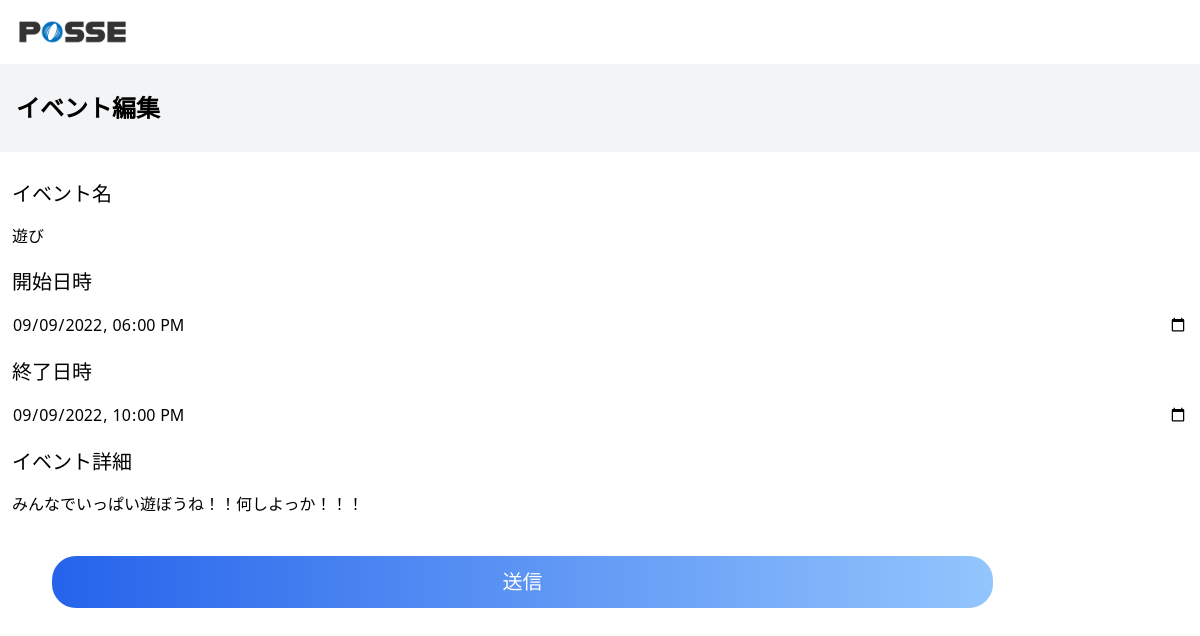
/event_edit.php?id=4, run on the app's committed database.
### tables this page shows
CREATE TABLE events (
  id INT AUTO_INCREMENT NOT NULL PRIMARY KEY,
  name VARCHAR(10) NOT NULL,
  start_at DATETIME NOT NULL,
  end_at DATETIME NOT NULL,
  detail TEXT,
  created_at DATETIME DEFAULT CURRENT_TIMESTAMP,
  updated_at DATETIME DEFAULT CURRENT_TIMESTAMP ON UPDATE CURRENT_TIMESTAMP,
  deleted_at DATETIME
);

### src/event_edit.php (the view, shortened to what this page needs)
<?php
require('./dbconnect.php');
$event_id = $_GET['id'];
$stmt = $db->prepare('SELECT * FROM events WHERE id = ?');
$stmt->execute(array($event_id));
$event = $stmt->fetch();
?>
<!DOCTYPE html>
<html>
<head>
  <link href="https://use.fontawesome.com/releases/v5.15.4/css/all.css" rel="stylesheet">
  <link href="https://unpkg.com/tailwindcss@^2/dist/tailwind.min.css" rel="stylesheet">
</head>
<body>
  <header class="h-16">
    <div class="flex justify-between items-center w-full h-full mx-auto pl-2 pr-5">
      <div class="h-full">
        <img src="/img/header-logo.png" alt="" class="h-full">
      </div>
    </div>
  </header>
  <div class="bg-gray-100 p-4">
    <div>
      <h2 class="text-2xl mt-3 mb-3 font-bold">イベント編集</h2>
    </div>
  </div>
  <div class="change">
    <form action="" method="post" id="postForm" class="p-3">
      <p class="text-xl pt-4 pb-4">イベント名</p>
      <input type="text" name="event_name" class="w-full" value="<?= $event['name'] ?>">
      <p class="text-xl pt-5 pb-4">開始日時</p>
      <input type="datetime-local" name="event_start" class="w-full" value="<?= $event['start_at'] ?>">
      <p class="text-xl pt-5 pb-4">終了日時</p>
      <input type="datetime-local" name="event_end" class="w-full" value="<?= $event['end_at'] ?>">
      <p class="text-xl pt-5 pb-4">イベント詳細</p>
      <input type="text" name="event_detail" class="w-full" value="<?= $event['detail'] ?>">
      <input type="submit" value="送信" name="submit" class="cursor-pointer w-4/5 p-3 m-10 text-xl text-white bg-blue-400 rounded-3xl bg-gradient-to-r from-blue-600 to-blue-300 flex items-center justify-center">
    </form>
  </div>
</body>
</html>

### data on the page
events: event_name "遊び", event_start "09/09/2022 18:00", event_end "09/09/2022 22:00", event_detail "みんなでいっぱい遊ぼうね！！何しよっか！！！"
